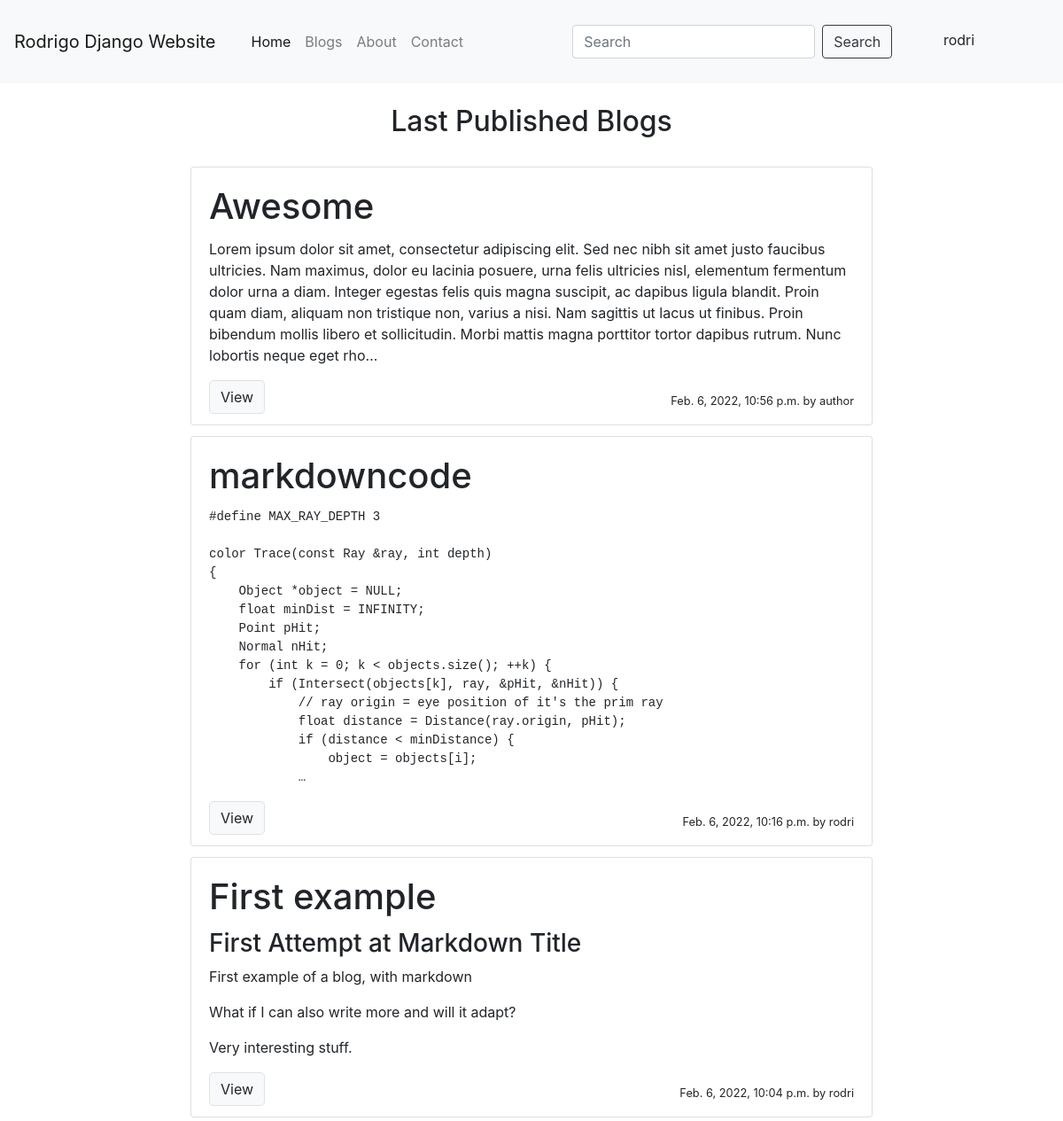
The app's page / (signed in) with its own data.
### blog/models.py (models this page shows, shortened)
class BlogPost(models.Model):
    user = models.ForeignKey(User, null=True, default = 1 , on_delete=models.SET_NULL)
    title = models.CharField(max_length=120)
    slug = models.SlugField(unique=True)
    content = MarkdownxField(blank=True, null=True)
    publish_date = models.DateTimeField(null=True, blank=True)
    timestamp = models.DateTimeField(auto_now_add=True)
    updated = models.DateTimeField(auto_now=True)
    objects=BlogPostManager()
    class Meta:
        ordering=['-publish_date', 'updated', 'timestamp']
    def get_publish_date(self):
        if self.publish_date == None :
            return "Draft Post"
        else:
            return self.publish_date
    def is_published(self):
        return self.publish_date != None
    def get_absolute_url(self):
        return f'/blog/{self.slug}'
    @property
    def formatted_markdown(self):
        return markdownify(self.content)

### rudrasite/views.py (the view)
# urls.py: path('', home_page, name='home'),
def home_page(request):
    template = "blog/list.html"
    title = "Last Published Blogs"
    qs = list(BlogPost.objects.published())[-5:]
    context = {"title": title, "object_list" : qs, "action":"home"}
    return render(request, template, context)

### blog/models.py (called while the page is built)
    def published(self):
        now = timezone.now()
        return self.filter(publish_date__lte=now)

    def get_queryset(self):
        return BlogPostQuerySet(self.model, using=self.db)

    def published(self):
        return self.get_queryset().published()

### markdownx/utils.py (called while the page is built)
def markdownify(content):
    md = markdown(
        text=content,
        extensions=MARKDOWNX_MARKDOWN_EXTENSIONS,
        extension_configs=MARKDOWNX_MARKDOWN_EXTENSION_CONFIGS
    )
    return md

### blog/templates/blog/list.html (shortened to what this page needs)
{% extends "base.html" %}
{% block title%}
    <div class="d-flex justify-content-center">
        <h2 class="m-4">{{title}}</h2>
    </div>
{%endblock%}
{% block content %}
   <div class="row">
      {% for obj in object_list %}
         {% include 'blog/blog_card.html' with blog=obj truncate=True detail=False%}
      {% endfor %}
   </div>
 {% endblock %}

### templates/nav.html (shortened to what this page needs)
<nav class="navbar navbar-expand-lg navbar-light bg-light" >
    <a class="navbar-brand"  href="/">Rodrigo Django Website</a>
    <div class="navbar flex-grow-1" >
      <ul class="navbar-nav mr-auto">
        <li class="nav-item {%if active == 'home' %} active {%endif%}">
          <a class="nav-link" href="/">Home</a>
        </li>
        <li class="nav-item {%if active == 'blogs' %} active {%endif%}">
          <a class="nav-link" href="/blog">Blogs</a>
        </li>
        <li class="nav-item {%if active == 'about' %} active {%endif%}">
          <a class="nav-link" href="/about">About</a>
        </li>
        <li class="nav-item {%if active == 'contact' %} active {%endif%}">
          <a class="nav-link" href="/contact">Contact</a>
        </li>
      </ul>
      <form class="form-inline mx-lg-auto">
        <input class="form-control mr-sm-2" type="search" placeholder="Search" aria-label="Search">
        <button class="btn btn-outline-dark my-2 my-sm-0" type="submit">Search</button>
      </form>
      <div class="dropdown">
        {% if request.user.is_authenticated %}
          <span>{{request.user}}</span>
        {% endif %}
        <button class="btn shadow-none fas fa-user-circle fa-3x" type="button" id="dropdownMenuButton" data-toggle="dropdown" aria-haspopup="true" aria-expanded="false">
        </button>
      </div>
    </div>
  </nav>

### blog/templates/blog/blog_card.html (shortened to what this page needs)
<div class="col-12 col-md-8 mb-1 mt-2 mx-auto">
  <div class="card {% if not blog.is_published and not detail %} bg-dark text-light {% endif %}">
    <div class="card-body pb-2">
      <h1 class="card-title">{{blog.title}}</h3>
        <div>
          {% if truncate%}
            {{blog.formatted_markdown| truncatechars_html:500 | safe}}
          {% else%}
            {{blog.formatted_markdown | safe}}
          {% endif%}
          <div class="mt-3 mb-1">
            <h5 class="small mt-3 float-right">
              {{blog.get_publish_date}} by {{blog.user}}
            </h5>
            {% if not detail%}
              <button class="btn btn-light border rounded-lg" onclick="window.location.href='{{blog.get_absolute_url}}'">View</button>
            {% endif%}
          </div>
        </div>
    </div>
  </div>
</div>

### records on screen
BlogPost: title "Awesome", formatted_markdown "Lorem ipsum dolor sit amet, consectetur adipiscing elit. Sed nec nibh sit amet justo faucibus ultricies. Nam maximus, dolor eu lacinia posuere, urna felis ultricies nisl, elementum fermentum dolor urna a diam. Integer egestas felis quis magna suscipit, ac dapibus ligula blandit. Proin quam diam, aliquam non tristique non, varius a nisi. Nam sagittis ut lacus ut finibus. Proin bibendum mollis libero et sollicitudin. Morbi mattis magna porttitor tortor dapibus rutrum. Nunc lobortis neque eget rho…", get_publish_date "Feb. 6, 2022, 10:56 p.m.", user "author"
BlogPost: title "markdowncode", formatted_markdown "#define MAX_RAY_DEPTH 3 color Trace ( const Ray & ray , int depth ) { Object * object = NULL ; float minDist = INFINITY ; Point pHit ; Normal nHit ; for ( int k = 0 ; k < objects . size (); ++ k ) { if ( Intersect ( objects [ k ] , ray , & pHit , & nHit )) { // ray origin = eye position of it ' s the prim ray float distance = Distance ( ray . origin , pHit ); if ( distance < minDistance ) { object = objects [ i ] ; …", get_publish_date "Feb. 6, 2022, 10:16 p.m.", user "rodri"
BlogPost: title "First example", formatted_markdown "First Attempt at Markdown Title First example of a blog, with markdown What if I can also write more and will it adapt? Very interesting stuff.", get_publish_date "Feb. 6, 2022, 10:04 p.m.", user "rodri"

### other values on screen
{{ request.user }} "rodri"
{{ title }} "Last Published Blogs"
